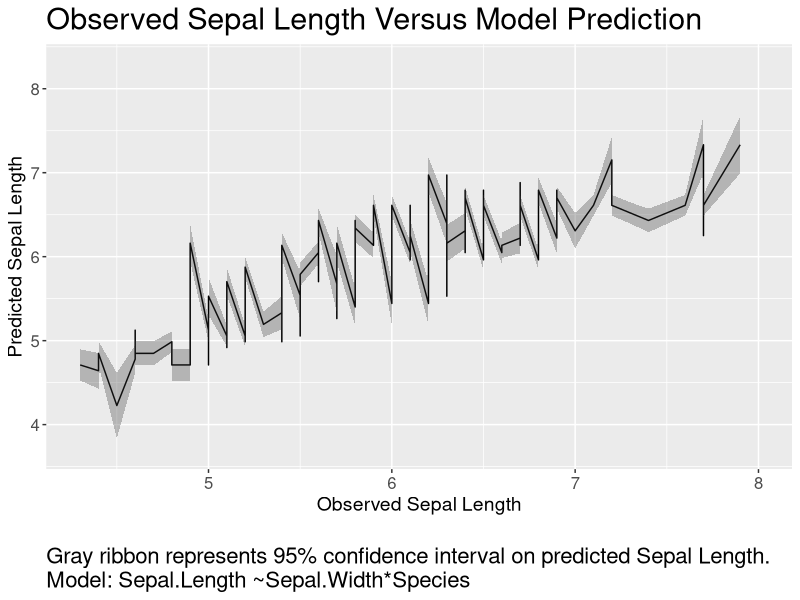

Reproduce this figure in R.
## ---- chunk 1
knitr::opts_chunk$set(echo = FALSE)
library(ggplot2)
## ---- chunk 2
head(iris, 3)
## ---- chunk 3
form<-paste("Sepal.Length ~Sepal.Width*Species")
    fit<-lm(as.formula(form), iris)
    pred<-predict(fit, interval="confidence", level=0.95)
    df<-data.frame(Sepal.Length=iris$Sepal.Length, predicted=pred[,1], lower=pred[,2], upper=pred[,3])
    df<-df[order(df$Sepal.Length),]
    ggplot(df) + geom_line(aes(x=Sepal.Length, y=predicted)) + 
      geom_ribbon(aes(x=Sepal.Length, ymin=lower, ymax=upper), alpha=0.3) +
      ggtitle("Observed Sepal Length Versus Model Prediction") + xlab("Observed Sepal Length") +
      ylab("Predicted Sepal Length") +theme(plot.title=element_text(size=22), plot.caption=element_text(size = 16, hjust=0),
                                            axis.title=element_text(size=14),
                                            axis.text=element_text(size=12)) +
      scale_x_continuous(limits=c(4.3,8)) + scale_y_continuous(limits = c(3.7,8.3)) +
      labs(caption=paste0("\nGray ribbon represents 95% confidence interval on predicted Sepal Length.\n", "Model: ", form))
